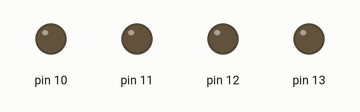
A sketch run on a simulated Arduino Uno, built with avr-gcc and run on an emulated ATmega328P. On the bench: output pins drawn as LEDs (lit = HIGH).

Above: at 0.1 s.
At 4.1 s:
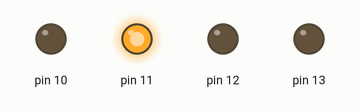
At 8.1 s:
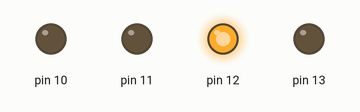
At 18.1 s:
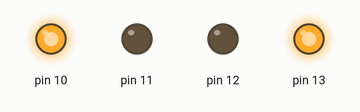
At 28.1 s:
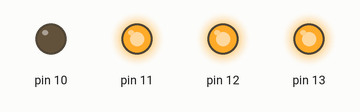
At 38.1 s:
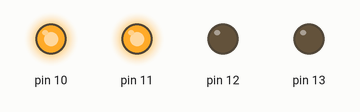
Timing chart, 0 to 39.6 s (numbered marks = the images above):
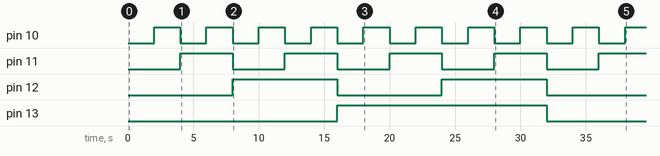

The sketch:

binaryCounting.ino
```cpp
int arr[16][4]={
  {0,0,0,0},
  {0,0,0,1},
  {0,0,1,0},
  {0,0,1,1},
  {0,1,0,0},
  {0,1,0,1},
  {0,1,1,0},
  {0,1,1,1},
  {1,0,0,0},
  {1,0,0,1},
  {1,0,1,0},
  {1,0,1,1},
  {1,1,0,0},
  {1,1,0,1},
  {1,1,1,0},
  {1,1,1,1},
              };

void setup()
{
  pinMode(13, OUTPUT);
  pinMode(12, OUTPUT);
  pinMode(11, OUTPUT);
  pinMode(10, OUTPUT);

}

void loop()
{
  for(int i=0; i<16; i++){
    for(int j=0; j<4; j++){
      digitalWrite(13-j, arr[i][j]);
    }delay(2000);
  }


}
```

Measured:
- by itself, pin 10: alternates HIGH for 2.0 s and LOW for 2.0 s
- by itself, pin 11: alternates HIGH for 4.0 s and LOW for 4.0 s
- by itself, pin 12: alternates HIGH for 8.0 s and LOW for 8.0 s
- by itself, pin 13: LOW → HIGH at 16.0 s, → LOW 16.0 s later
